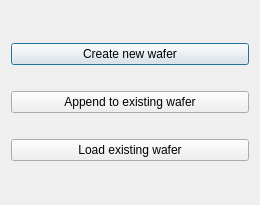
<?xml version="1.0" encoding="UTF-8"?>
<ui version="4.0">
 <class>Dialog</class>
 <widget class="QDialog" name="Dialog">
  <property name="geometry">
   <rect>
    <x>0</x>
    <y>0</y>
    <width>260</width>
    <height>205</height>
   </rect>
  </property>
  <property name="sizePolicy">
   <sizepolicy hsizetype="Expanding" vsizetype="Expanding">
    <horstretch>0</horstretch>
    <verstretch>0</verstretch>
   </sizepolicy>
  </property>
  <property name="minimumSize">
   <size>
    <width>260</width>
    <height>0</height>
   </size>
  </property>
  <property name="maximumSize">
   <size>
    <width>260</width>
    <height>205</height>
   </size>
  </property>
  <property name="windowTitle">
   <string>Selected wafer mode</string>
  </property>
  <layout class="QVBoxLayout" name="verticalLayout_2">
   <item>
    <layout class="QVBoxLayout" name="verticalLayout">
     <item>
      <spacer name="verticalSpacer_2">
       <property name="orientation">
        <enum>Qt::Vertical</enum>
       </property>
       <property name="sizeType">
        <enum>QSizePolicy::Fixed</enum>
       </property>
       <property name="sizeHint" stdset="0">
        <size>
         <width>20</width>
         <height>20</height>
        </size>
       </property>
      </spacer>
     </item>
     <item>
      <widget class="QPushButton" name="createButton">
       <property name="text">
        <string>Create new wafer</string>
       </property>
      </widget>
     </item>
     <item>
      <spacer name="verticalSpacer">
       <property name="orientation">
        <enum>Qt::Vertical</enum>
       </property>
       <property name="sizeType">
        <enum>QSizePolicy::Fixed</enum>
       </property>
       <property name="sizeHint" stdset="0">
        <size>
         <width>20</width>
         <height>20</height>
        </size>
       </property>
      </spacer>
     </item>
     <item>
      <widget class="QPushButton" name="appendButton">
       <property name="text">
        <string>Append to existing wafer</string>
       </property>
      </widget>
     </item>
     <item>
      <spacer name="verticalSpacer_4">
       <property name="orientation">
        <enum>Qt::Vertical</enum>
       </property>
       <property name="sizeType">
        <enum>QSizePolicy::Fixed</enum>
       </property>
       <property name="sizeHint" stdset="0">
        <size>
         <width>20</width>
         <height>20</height>
        </size>
       </property>
      </spacer>
     </item>
     <item>
      <widget class="QPushButton" name="loadButton">
       <property name="text">
        <string>Load existing wafer</string>
       </property>
      </widget>
     </item>
     <item>
      <spacer name="verticalSpacer_3">
       <property name="orientation">
        <enum>Qt::Vertical</enum>
       </property>
       <property name="sizeType">
        <enum>QSizePolicy::Fixed</enum>
       </property>
       <property name="sizeHint" stdset="0">
        <size>
         <width>20</width>
         <height>20</height>
        </size>
       </property>
      </spacer>
     </item>
    </layout>
   </item>
  </layout>
 </widget>
 <resources/>
 <connections/>
</ui>
